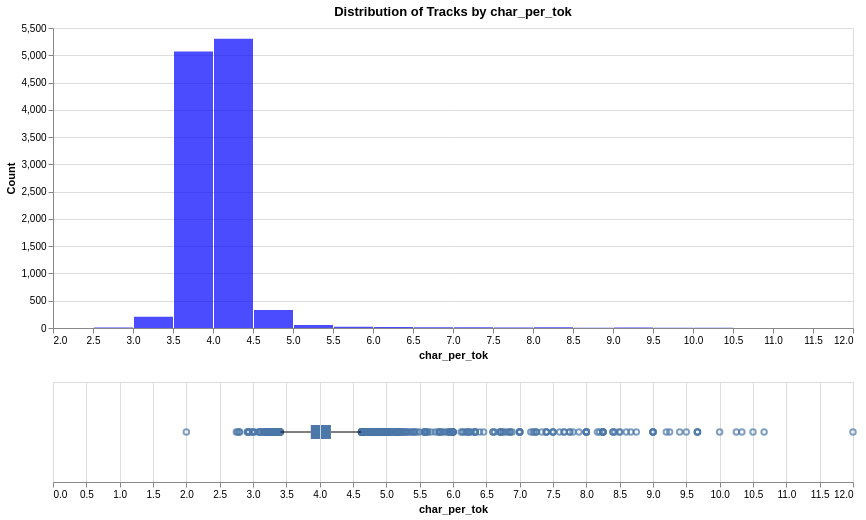

Write notebook code for a chart like this one.
### Markdown cell above
## char_per_tok

### Code cell
analyze_distribution(df_tracks, 'char_per_tok', 'char_per_tok', 'blue')

### Figure 1 — Vega specification as saved in the notebook (floating-point values rounded to 4 significant figures; data arrays with more than 128 entries replaced by an {"elided": "..."} marker saying what was removed)
{"$schema": "https://vega.github.io/schema/vega/v5.json", "data": [{"name": "source_0"}, {"name": "data_0", "values": [{"__count": 5302, "bin_maxbins_10_char_per_tok": 4.0, "bin_maxbins_10_char_per_tok_end": 5.0, "bin_maxbins_40_char_per_tok": 4.0, "bin_maxbins_40_char_per_tok_end": 4.5}, {"__count": 5067, "bin_maxbins_10_char_per_tok": 3.0, "bin_maxbins_10_char_per_tok_end": 4.0, "bin_maxbins_40_char_per_tok": 3.5, "bin_maxbins_40_char_per_tok_end": 4.0}, {"__count": 54, "bin_maxbins_10_char_per_tok": 5.0, "bin_maxbins_10_char_per_tok_end": 6.0, "bin_maxbins_40_char_per_tok": 5.0, "bin_maxbins_40_char_per_tok_end": 5.5}, {"__count": 206, "bin_maxbins_10_char_per_tok": 3.0, "bin_maxbins_10_char_per_tok_end": 4.0, "bin_maxbins_40_char_per_tok": 3.0, "bin_maxbins_40_char_per_tok_end": 3.5}, {"__count": 332, "bin_maxbins_10_char_per_tok": 4.0, "bin_maxbins_10_char_per_tok_end": 5.0, "bin_maxbins_40_char_per_tok": 4.5, "bin_maxbins_40_char_per_tok_end": 5.0}, {"__count": 20, "bin_maxbins_10_char_per_tok": 6.0, "bin_maxbins_10_char_per_tok_end": 7.0, "bin_maxbins_40_char_per_tok": 6.0, "bin_maxbins_40_char_per_tok_end": 6.5}, {"__count": 23, "bin_maxbins_10_char_per_tok": 5.0, "bin_maxbins_10_char_per_tok_end": 6.0, "bin_maxbins_40_char_per_tok": 5.5, "bin_maxbins_40_char_per_tok_end": 6.0}, {"__count": 10, "bin_maxbins_10_char_per_tok": 7.0, "bin_maxbins_10_char_per_tok_end": 8.0, "bin_maxbins_40_char_per_tok": 7.5, "bin_maxbins_40_char_per_tok_end": 8.0}, {"__count": 15, "bin_maxbins_10_char_per_tok": 8.0, "bin_maxbins_10_char_per_tok_end": 9.0, "bin_maxbins_40_char_per_tok": 8.0, "bin_maxbins_40_char_per_tok_end": 8.5}, {"__count": 7, "bin_maxbins_10_char_per_tok": 9.0, "bin_maxbins_10_char_per_tok_end": 10.0, "bin_maxbins_40_char_per_tok": 9.0, "bin_maxbins_40_char_per_tok_end": 9.5}, {"__count": 14, "bin_maxbins_10_char_per_tok": 6.0, "bin_maxbins_10_char_per_tok_end": 7.0, "bin_maxbins_40_char_per_tok": 6.5, "bin_maxbins_40_char_per_tok_end": 7.0}, {"__count": 14, "bin_maxbins_10_char_per_tok": 7.0, "bin_maxbins_10_char_per_tok_end": 8.0, "bin_maxbins_40_char_per_tok": 7.0, "bin_maxbins_40_char_per_tok_end": 7.5}, {"__count": 5, "bin_maxbins_10_char_per_tok": 8.0, "bin_maxbins_10_char_per_tok_end": 9.0, "bin_maxbins_40_char_per_tok": 8.5, "bin_maxbins_40_char_per_tok_end": 9.0}, {"__count": 10, "bin_maxbins_10_char_per_tok": 2.0, "bin_maxbins_10_char_per_tok_end": 3.0, "bin_maxbins_40_char_per_tok": 2.5, "bin_maxbins_40_char_per_tok_end": 3.0}, {"__count": 4, "bin_maxbins_10_char_per_tok": 9.0, "bin_maxbins_10_char_per_tok_end": 10.0, "bin_maxbins_40_char_per_tok": 9.5, "bin_maxbins_40_char_per_tok_end": 10.0}, {"__count": 1, "bin_maxbins_10_char_per_tok": 2.0, "bin_maxbins_10_char_per_tok_end": 3.0, "bin_maxbins_40_char_per_tok": 2.0, "bin_maxbins_40_char_per_tok_end": 2.5}, {"__count": 2, "bin_maxbins_10_char_per_tok": 10.0, "bin_maxbins_10_char_per_tok_end": 11.0, "bin_maxbins_40_char_per_tok": 10.5, "bin_maxbins_40_char_per_tok_end": 11.0}, {"__count": 3, "bin_maxbins_10_char_per_tok": 10.0, "bin_maxbins_10_char_per_tok_end": 11.0, "bin_maxbins_40_char_per_tok": 10.0, "bin_maxbins_40_char_per_tok_end": 10.5}, {"__count": 1, "bin_maxbins_10_char_per_tok": 11.0, "bin_maxbins_10_char_per_tok_end": 12.0, "bin_maxbins_40_char_per_tok": 11.5, "bin_maxbins_40_char_per_tok_end": 12.0}]}, {"name": "data_1"}, {"name": "data_2", "values": {"elided": "449 records"}}, {"name": "data_3"}, {"name": "data_4", "values": [{"lower_box_char_per_tok": 3.867, "lower_whisker_char_per_tok": 3.415, "max_char_per_tok": 4.621}]}, {"name": "data_5", "values": [{"max_char_per_tok": 4.621, "upper_box_char_per_tok": 4.169, "upper_whisker_char_per_tok": 4.621}]}, {"name": "data_6"}, {"name": "data_7", "values": [{"lower_box_char_per_tok": 3.867, "max_char_per_tok": 12.0, "upper_box_char_per_tok": 4.169}]}, {"name": "data_8", "values": [{"lower_box_char_per_tok": 3.867, "max_char_per_tok": 12.0, "mid_box_char_per_tok": 4.013, "upper_box_char_per_tok": 4.169}]}, {"name": "data_0_concat_0_y_domain___count", "values": [{"min": 1, "max": 5302}]}], "signals": [{"name": "concat_0_bin_maxbins_40_char_per_tok_bins", "value": {"fields": ["char_per_tok"], "fname": "bin_char_per_tok", "start": 2.0, "step": 0.5, "stop": 12.0}}, {"name": "concat_0_height", "value": 300}, {"name": "concat_1_height", "value": 100}], "marks": [{"type": "group", "name": "concat_0_group", "encode": {"update": {"width": {"signal": "width"}, "height": {"signal": "concat_0_height"}}}, "marks": [{"type": "rect", "name": "concat_0_marks", "from": {"data": "data_0"}, "encode": {"update": {"fill": {"value": "blue"}, "opacity": {"value": 0.7}, "x2": {"field": "bin_maxbins_40_char_per_tok", "scale": "concat_0_x", "offset": {"signal": "0.5 + (abs(scale(\"concat_0_x\", datum[\"bin_maxbins_40_char_per_tok_end\"]) - scale(\"concat_0_x\", datum[\"bin_maxbins_40_char_per_tok\"])) < 0.25 ? -0.5 * (0.25 - (abs(scale(\"concat_0_x\", datum[\"bin_maxbins_40_char_per_tok_end\"]) - scale(\"concat_0_x\", datum[\"bin_maxbins_40_char_per_tok\"])))) : 0.5)"}}, "tooltip": {"signal": "{\"char_per_tok (binned)\": !isValid(datum[\"bin_maxbins_10_char_per_tok\"]) || !isFinite(+datum[\"bin_maxbins_10_char_per_tok\"]) ? \"null\" : format(datum[\"bin_maxbins_10_char_per_tok\"], \"\") + \" – \" + format(datum[\"bin_maxbins_10_char_per_tok_end\"], \"\"), \"Count of Records\": format(datum[\"__count\"], \"\")}"}, "x": {"field": "bin_maxbins_40_char_per_tok_end", "scale": "concat_0_x", "offset": {"signal": "0.5 + (abs(scale(\"concat_0_x\", datum[\"bin_maxbins_40_char_per_tok_end\"]) - scale(\"concat_0_x\", datum[\"bin_maxbins_40_char_per_tok\"])) < 0.25 ? 0.5 * (0.25 - (abs(scale(\"concat_0_x\", datum[\"bin_maxbins_40_char_per_tok_end\"]) - scale(\"concat_0_x\", datum[\"bin_maxbins_40_char_per_tok\"])))) : -0.5)"}}, "y": {"field": "__count", "scale": "concat_0_y"}, "y2": {"value": 0, "scale": "concat_0_y"}}}, "style": ["bar"]}], "axes": [{"scale": "concat_0_y", "maxExtent": 0, "aria": false, "domain": false, "ticks": false, "grid": true, "gridScale": "concat_0_x", "minExtent": 0, "tickCount": {"signal": "ceil(concat_0_height/40)"}, "orient": "left", "labels": false, "zindex": 0}, {"scale": "concat_0_x", "orient": "bottom", "grid": false, "title": "char_per_tok", "zindex": 0, "labelFlush": true, "labelOverlap": true, "tickCount": {"signal": "ceil(width/10)"}}, {"scale": "concat_0_y", "title": "Count", "grid": false, "orient": "left", "tickCount": {"signal": "ceil(concat_0_height/40)"}, "zindex": 0, "labelOverlap": true}], "title": {"text": "Distribution of Tracks by char_per_tok", "frame": "group"}, "style": "cell"}, {"type": "group", "name": "concat_1_group", "encode": {"update": {"width": {"signal": "width"}, "height": {"signal": "concat_1_height"}}}, "signals": [{"name": "height", "update": "concat_1_height"}], "marks": [{"type": "symbol", "name": "concat_1_layer_0_layer_0_marks", "from": {"data": "data_2"}, "encode": {"update": {"x": {"field": "char_per_tok", "scale": "concat_1_x"}, "y": {"signal": "concat_1_height", "mult": 0.5}, "opacity": {"value": 0.7}, "fill": {"value": "transparent"}, "stroke": {"value": "#4c78a8"}}}, "style": ["point", "boxplot-outliers"]}, {"type": "rule", "name": "concat_1_layer_0_layer_1_layer_0_marks", "from": {"data": "data_4"}, "encode": {"update": {"x": {"field": "lower_whisker_char_per_tok", "scale": "concat_1_x"}, "x2": {"field": "lower_box_char_per_tok", "scale": "concat_1_x"}, "y": {"signal": "concat_1_height", "mult": 0.5}, "tooltip": {"signal": "format(datum[\"max_char_per_tok\"], \"\")"}, "stroke": {"value": "black"}}}, "style": ["rule", "boxplot-rule"], "aria": false}, {"type": "rule", "name": "concat_1_layer_0_layer_1_layer_1_marks", "from": {"data": "data_5"}, "encode": {"update": {"x": {"field": "upper_box_char_per_tok", "scale": "concat_1_x"}, "x2": {"field": "upper_whisker_char_per_tok", "scale": "concat_1_x"}, "y": {"signal": "concat_1_height", "mult": 0.5}, "stroke": {"value": "black"}, "tooltip": {"signal": "format(datum[\"max_char_per_tok\"], \"\")"}}}, "aria": false, "style": ["rule", "boxplot-rule"]}, {"type": "rect", "name": "concat_1_layer_1_layer_0_marks", "from": {"data": "data_7"}, "encode": {"update": {"height": {"value": 14}, "tooltip": {"signal": "format(datum[\"max_char_per_tok\"], \"\")"}, "fill": {"value": "#4c78a8"}, "x2": {"field": "upper_box_char_per_tok", "scale": "concat_1_x"}, "yc": {"signal": "concat_1_height", "mult": 0.5}, "x": {"field": "lower_box_char_per_tok", "scale": "concat_1_x"}}}, "style": ["bar", "boxplot-box"]}, {"type": "rect", "name": "concat_1_layer_1_layer_1_marks", "from": {"data": "data_8"}, "encode": {"update": {"xc": {"field": "mid_box_char_per_tok", "scale": "concat_1_x"}, "height": {"value": 14}, "tooltip": {"signal": "format(datum[\"max_char_per_tok\"], \"\")"}, "fill": [{"value": "#4c78a8", "test": "datum['lower_box_char_per_tok'] >= datum['upper_box_char_per_tok']"}, {"value": "white"}], "yc": {"signal": "concat_1_height", "mult": 0.5}, "width": {"value": 1}, "opacity": {"value": 0.7}}}, "aria": false, "style": ["tick", "boxplot-median"]}], "axes": [{"scale": "concat_1_x", "aria": false, "labels": false, "maxExtent": 0, "tickCount": {"signal": "ceil(width/40)"}, "minExtent": 0, "grid": true, "domain": false, "ticks": false, "zindex": 0, "orient": "bottom"}, {"scale": "concat_1_x", "grid": false, "labelFlush": true, "labelOverlap": true, "orient": "bottom", "zindex": 0, "tickCount": {"signal": "ceil(width/40)"}, "title": "char_per_tok"}], "style": "cell"}], "scales": [{"name": "concat_0_x", "type": "linear", "domain": {"signal": "[concat_0_bin_maxbins_40_char_per_tok_bins.start, concat_0_bin_maxbins_40_char_per_tok_bins.stop]"}, "range": [0, {"signal": "width"}], "bins": {"signal": "concat_0_bin_maxbins_40_char_per_tok_bins"}, "zero": false}, {"name": "concat_0_y", "type": "linear", "domain": [{"signal": "(data(\"data_0_concat_0_y_domain___count\")[0] || {}).min"}, {"signal": "(data(\"data_0_concat_0_y_domain___count\")[0] || {}).max"}], "range": [{"signal": "concat_0_height"}, 0], "zero": true, "nice": true}, {"name": "concat_1_x", "type": "linear", "domain": {"fields": [{"data": "data_2", "field": "char_per_tok"}, {"data": "data_4", "field": "lower_whisker_char_per_tok"}, {"data": "data_4", "field": "lower_box_char_per_tok"}, {"data": "data_5", "field": "upper_box_char_per_tok"}, {"data": "data_5", "field": "upper_whisker_char_per_tok"}, {"data": "data_7", "field": "lower_box_char_per_tok"}, {"data": "data_7", "field": "upper_box_char_per_tok"}, {"data": "data_8", "field": "mid_box_char_per_tok"}]}, "range": [0, {"signal": "width"}], "zero": true, "nice": true}], "background": "white", "width": 800, "padding": 5, "layout": {"padding": 20, "columns": 1, "bounds": "full", "align": "each"}}
